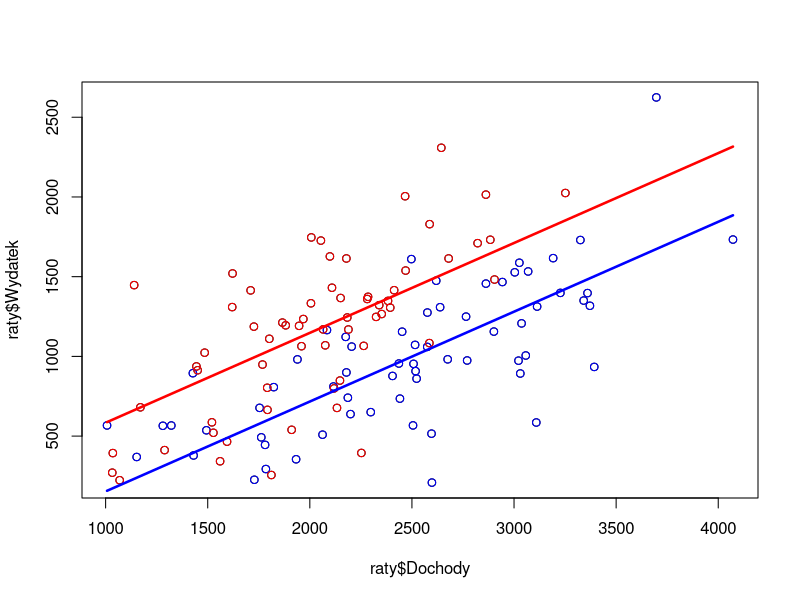
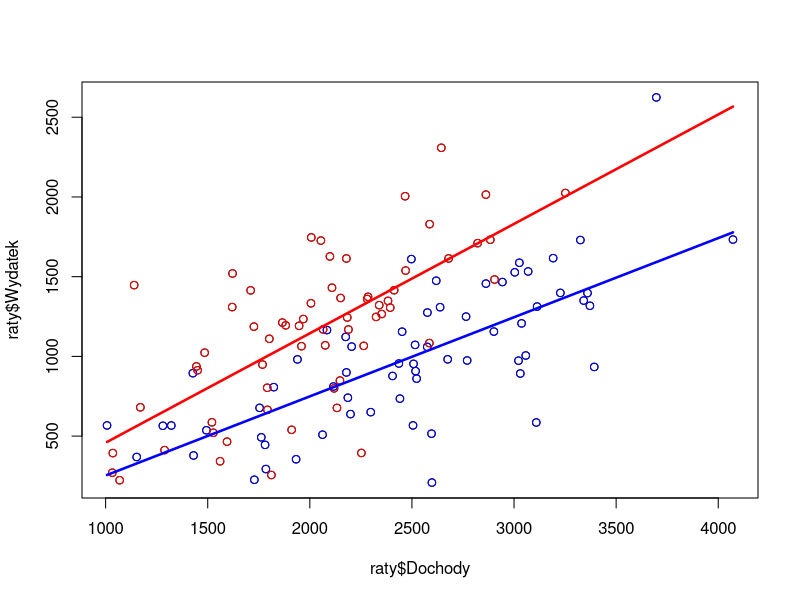
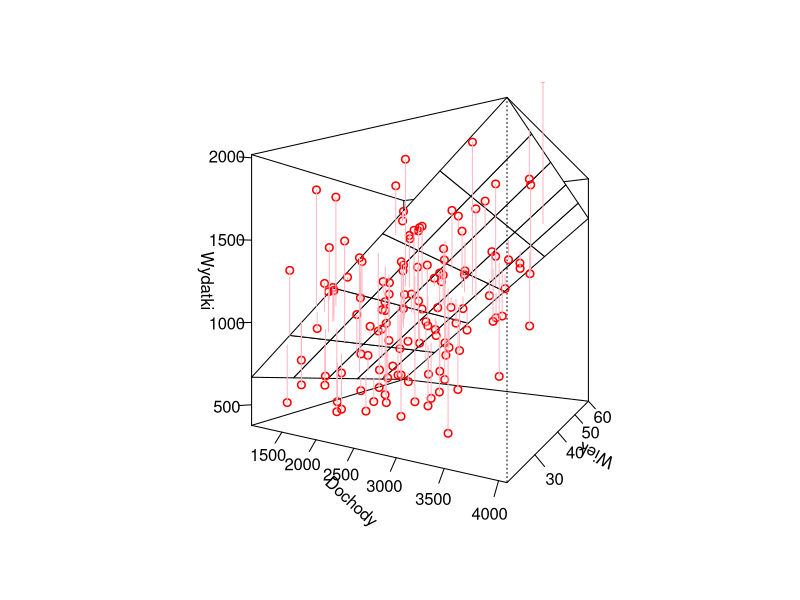

These figures' R source, in order: (Note: this script raises an error after producing the figures.)
# Zadanie 7.0
# Dla danych zapisanych w pliku raty.csv:
#  - Utworzyc liniowe modele regresji opisujace zaleznosc wydatku od dochodow
#    klienta z uwzglednieniem decyzji o zakupie ratalnym:
#     - przyjmujac, ze linie regresji, dla roznych decyzji o ratach, sa rownolegle
#     - nie przyjmujac powyzszego zalozenia
#  - Dla obu modeli narysowac wykresy linii regresji (oraz punktow danych)

raty = read.csv2("Raty.csv")
head(raty)

# PRZY ZALOZENIU O ROWNOLEGLOSCI

# Wyznaczamy model liniowy zalezny od dochodow i rat (zatem wspolczynnik przy
# dochodach bedzie taki sam, niezaleznie od tego czy raty zostaly wziete, czy nie)
model = lm(Wydatek ~ Dochody + Raty, data=raty)
summary(model)

# Wyrozniamy cale zbiory probek z ratami oraz bez rat
wyd_bez_rat = raty[raty$Raty=="N",]
wyd_z_ratami = raty[raty$Raty=="T",]

# Rysujemy wykres z punktami
plot(raty$Dochody, raty$Wydatek) # Zapewnia odpowiednie zakresy
points(wyd_bez_rat$Dochody, wyd_bez_rat$Wydatek, col="blue") # Punkty bez rat
points(wyd_z_ratami$Dochody, wyd_z_ratami$Wydatek, col="red") # Punkty z ratami

# Wybieramy punkty ze skrajnymi dochodami (dwa wystarcza do narysowania linii)
skrajne = raty[raty$Dochody==min(raty$Dochody) | raty$Dochody==max(raty$Dochody),]

# Przerabiamy je na wersje "bez rat" oraz "z ratami"
pbezrat = skrajne
pbezrat$Raty = "N"
pzratami = skrajne
pzratami$Raty = "T"

# Rysujemy linie regresji dla obu przypadkow
lines(pbezrat$Dochody, predict(model, pbezrat), lwd=2.5, col="blue")
lines(pzratami$Dochody, predict(model, pzratami), lwd=2.5, col="red")

# BEZ ZALOZENIA O ROWNOLEGLOSCI

# Robimy osobne modele dla kawalkow danych
model_z_ratami = lm(Wydatek ~ Dochody, data=wyd_z_ratami)
summary(model_z_ratami)
model_bez_rat = lm(Wydatek ~ Dochody, data=wyd_bez_rat)
summary(model_bez_rat)

# Rysujemy wykres z punktami
plot(raty$Dochody, raty$Wydatek)
points(wyd_bez_rat$Dochody, wyd_bez_rat$Wydatek, col="blue")
points(wyd_z_ratami$Dochody, wyd_z_ratami$Wydatek, col="red")

# Rysujemy linie regresji dla obu przypadkow
lines(skrajne$Dochody, predict(model_bez_rat, skrajne), lwd=2.5, col="blue")
lines(skrajne$Dochody, predict(model_z_ratami, skrajne), lwd=2.5, col="red")


# Zadanie 7.1
# Utworzyc (i narysowac wykres) model regresji liniowej opisujacy zaleznosc wydatku
# od (rownoczesnie) dochodow i wieku klienta

model_dw = lm(Wydatek ~ Dochody + Wiek, data=raty)
summary(model_dw)

# Wspolrzedne punktow kratowych do rysowania wykresu pseudo3d
wiekv = (0:5/5)*(max(raty$Wiek)-min(raty$Wiek)) + min(raty$Wiek)
dochodyv = (0:5/5)*(max(raty$Dochody)-min(raty$Dochody)) + min(raty$Dochody)

# Funkcja wynikajaca z wyznaczonego modelu regresji
funkcja_dw = function(d, w) {
    model_dw$coef[1] + d * model_dw$coef[2] + w * model_dw$coef[3]
};

# Macierz wartosci w punktach kratowych
wydatekv = outer(dochodyv, wiekv, funkcja_dw)

# theta, phi -- katy obrotu perspektywy
wykres_dw = persp(x=dochodyv, y=wiekv, z=wydatekv, xlab="Dochody", ylab="Wiek",
                      zlab="Wydatki", ticktype="detailed", theta=30, phi=0)

# Punkty empiryczne i odpowiadajace im punkty teoretyczne (z modelu)
punkty_emp = trans3d(raty$Dochody, raty$Wiek, raty$Wydatek, wykres_dw)
punkty_teo = trans3d(raty$Dochody, raty$Wiek, predict(model_dw), wykres_dw)

# Rysowanie punktow empirycznych i odcinkow pokazujacych, gdzie przesunela je
# regresja
points(punkty_emp, col="red", lwd=1.5)
segments(punkty_emp$x, punkty_emp$y, punkty_teo$x, punkty_teo$y, col="lightpink")


# Zadanie 7.2
# Utworzyc (i narysowac wykres) model regresji opisujacy decyzje o zakupie na raty
# w zaleznosci od wieku klienta.

raty01 = c(raty$Raty)-1
model_w = glm(raty01 ~ Wiek, data=raty, family="binomial")
summary(model_w)

# Dodaje szum jednorodny, zeby punkty nie nachodzily na siebie (dzieki temu bede widzial,
# gdzie jest ich skupisko a gdzie wystepuja pojedynczo)
plot(raty$Wiek + runif(length(raty$Wiek), -1/3, 1/3), raty01, pch=4)
x = seq(min(raty$Wiek), max(raty$Wiek), length=300)
lines(c(min(raty$Wiek), max(raty$Wiek)), c(0.5, 0.5), lwd=2.5, col="gray", lty=2)
lines(x, 1/(1+exp(-predict(model_w, data.frame(Wiek=x)))), lwd=2.5, col="red")

funkcja_w = function(w) {
    b = 1/(1 + exp(-model_w$coef[1] - model_w$coef[2] * w))
    if(b < 0.5) {
        "N";
    } else {
        "T"
    };
};

(przewidziane_decyzje = factor(sapply(raty$Wiek, funkcja_w)))

# Jak czesto przewidywania na podstawie samego wieku zgadzaja sie z prawdziwymi
# decyzjami?
table(raty$Raty == przewidziane_decyzje)

# Tylko okolo 54% trafnosci, bez sensu
sum(raty$Raty == przewidziane_decyzje) / length(raty$Raty)

# Wniosek: tego, czy ktos wezmie kredyt czy nie lepiej nie oceniac na podstawie samego
# wieku.


# Zadanie 7.3
# Dla danych z pliku test_regresji.csv dopasowac krzywa obrazujaca zaleznosc y od x
# poprzez model regresji (parametrycznej) wielomianem stopnia 2. Narysowac wykres.

tr = read.csv2("test_regresji.csv")
head(tr)

model_kw = nls(y ~ c + b*x + a*x^2, data=tr, start=list(c=0,b=0,a=0))
summary(model_kw)

plot(tr$x, tr$y)
x = data.frame(x=seq(min(tr$x), max(tr$x), length=500))
lines(x$x, predict(model_kw, x), lwd=2.5, col="red")

# Wyglada wiarygodnie, z podsumowania takze wynika, ze udalo sie dopasowac model
# dosc dokladnie.


# Zadanie 7.4
# Dla powyzszych danych dopasowac krzywa metoda regresji lokalnie wielomianowej,
# z uzyciem domyslnych opcji, a nastepnie zaobserwowac wplyw parametrow sterujacych
# (span i degree) na sposob dopasowania. Narysowac odpowiednie wykresy.

model_domyslny = loess(y ~ x, data=tr)
summary(model_domyslny)
# Domyslnie wyszedl wielomian stopnia drugiego ze span=0.75

# Model dla stopnia 0
model_st0 = loess(y ~ x, data=tr, degree=0)
summary(model_st0)

# Model dla stopnia 1
model_st1 = loess(y ~ x, data=tr, degree=1)
summary(model_st1)

# 2 to najwyzszy dopuszczalny stopien...

# Model dla malego span
model_msp = loess(y ~ x, data=tr, degree=2, span=0.4)
summary(model_msp)

# Model dla duzego span
model_dsp = loess(y ~ x, data=tr, degree=2, span=0.95)
summary(model_dsp)

op = par(mfrow=c(1,2))
plot(tr$x, tr$y)
lines(x$x, predict(model_st0, x), lwd=2.5, col="gold")
lines(x$x, predict(model_st1, x), lwd=2.5, col="orange")
lines(x$x, predict(model_domyslny, x), lwd=2.5, col="red")
plot(tr$x, tr$y)
lines(x$x, predict(model_msp, x), lwd=2.5, col="purple")
lines(x$x, predict(model_domyslny, x), lwd=2.5, col="red")
lines(x$x, predict(model_dsp, x), lwd=2.5, col="peru")
par(op)

# Obserwacje:
# - zmniejszenie stopnia popsulo dokladnosc dopasowania, lecz stopien 1 jeszcze
#   mozna uznac za przydatny.
# - zmniejszenie spanu powoduje wyznaczenie wiekszej liczby lokalnych wielomianow,
#   przez co pojawia sie wiecej punktow przegiecia
# - zwiekszenie spanu powoduje powstanie bardziej gladkiej linii, ale roznice miedzy
#   domyslna wartoscia 0.75 a zaproponowana 0.95 nie sa znaczne (wykresy prawie
#   sie pokrywaja)


# Zadanie 7.5
# Dla tych samych danych dopasowac krzywa metoda gladkich funkcji sklejanych
# z uzyciem domyslnych opcji. Nastepnie zaobserwowac wplyw parametru spar na
# sposob dopasowania. Narysowac odpowiednie wykresy.

model_ls_domyslny = smooth.spline(tr$y ~ tr$x)
summary(model_ls_domyslny)

# Model z mala lambda (lambda to wspolczynnik wygladzania, regularyzacja pewnie)
model_mlam = smooth.spline(tr$y ~ tr$x, spar=0)
summary(model_mlam)

# Model z duza lambda
model_dlam = smooth.spline(tr$y ~ tr$x, spar=1)
summary(model_dlam)

plot(tr$x, tr$y)
lines(x$x, predict(model_dlam, x$x)$y, lwd=2.5, col="green")
lines(x$x, predict(model_ls_domyslny, x$x)$y, lwd=2.5, col="red")
lines(x$x, predict(model_mlam, x$x)$y, lwd=2.5, col="blue")

# Jak widac, znaczenie "wspolczynnika wygladzania" jest tutaj bardzo doslowne, nie
# ma co poza tym wyjasniac.

